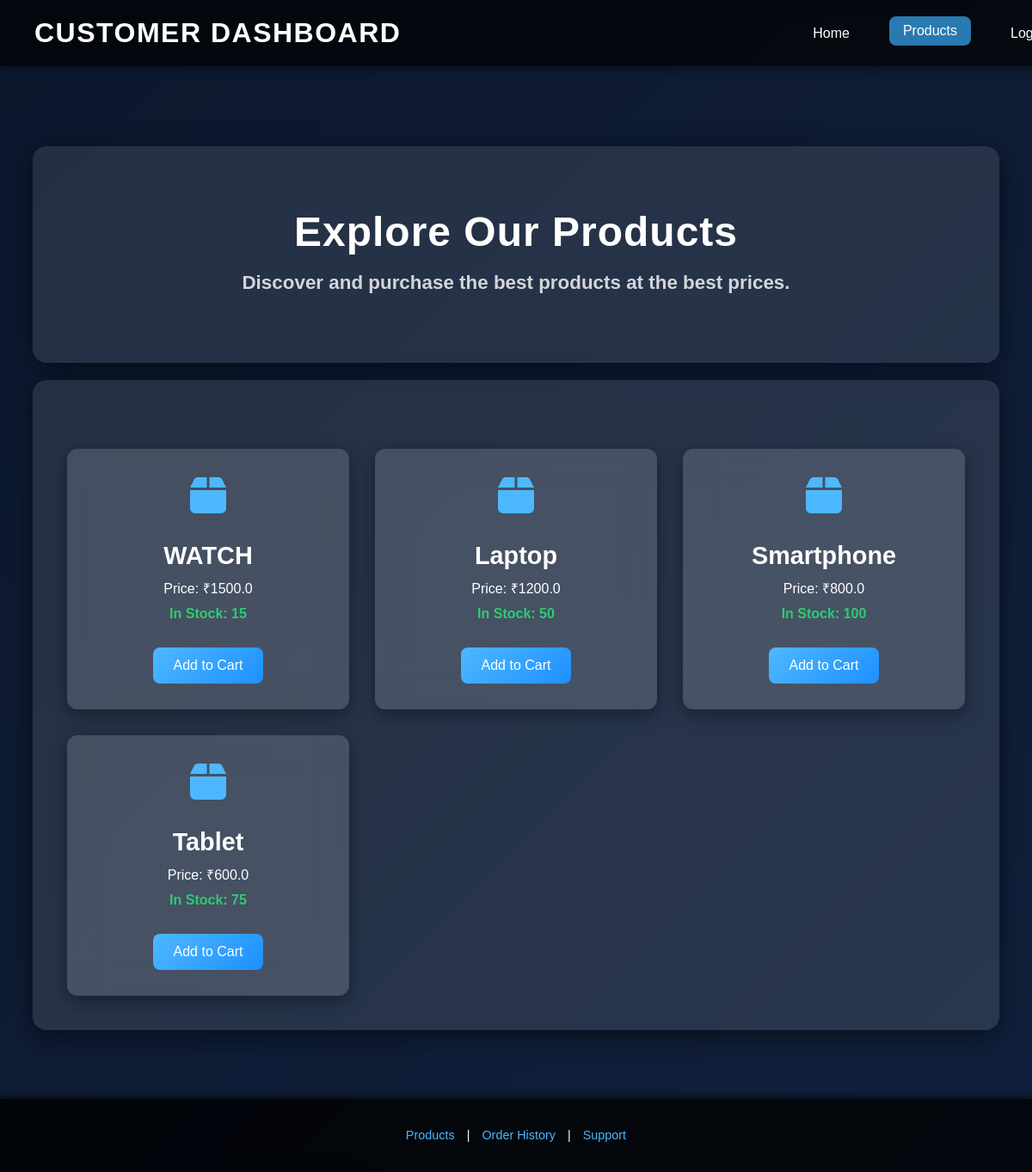
Screenshot of /customer_dashboard with the database file from the repository.
### tables this page shows
CREATE TABLE products (
            id INTEGER PRIMARY KEY AUTOINCREMENT,
            product_name TEXT NOT NULL,
            price REAL NOT NULL,
            stock_available INTEGER NOT NULL,
            required_stock INTEGER NOT NULL,
            sales INTEGER NOT NULL,
            profit REAL NOT NULL,
            loss REAL NOT NULL,
            shipment_date TEXT NOT NULL
        );

### login.py (the view)
@app.route("/customer_dashboard")
def customer_dashboard():
    conn = sqlite3.connect('login_system.db')
    cursor = conn.cursor()
    cursor.execute("SELECT id, product_name, price, stock_available FROM products")
    products = cursor.fetchall()
    conn.close()
    print(products)  # Debugging: Check the output in the terminal
    return render_template("customer_dashboard.html", products=products)

### templates/customer_dashboard.html (shortened to what this page needs)
<!DOCTYPE html>
<html lang="en">
<head>
    <link href="https://cdnjs.cloudflare.com/ajax/libs/font-awesome/6.0.0-beta3/css/all.min.css" rel="stylesheet">
</head>
<body>
    <div class="overlay"></div>
    <div class="header">
        <div class="logo">Customer Dashboard</div>
        <div class="nav-links">
            <a href="{{ url_for('home') }}">Home</a>
            <a href="#" class="active">Products</a>
            <a href="{{ url_for('logout') }}">Logout</a>
        </div>
    </div>
    <div class="main-content">
        <div class="container">
            <h1>Explore Our Products</h1>
            <h2>Discover and purchase the best products at the best prices.</h2>
        </div>
        <div class="container">
            <div class="card-container">
                {% if products %}
                {% for product in products %}
                <div class="card">
                    <i class="fas fa-box"></i>
                    <h3>{{ product[1] }}</h3>
                    <p>Price: ₹{{ product[2] }}</p>
                    {% if product[3] > 0 %}
                    <p class="in-stock">In Stock: {{ product[3] }}</p>
                    <a href="#" class="btn-primary">Add to Cart</a>
                    {% else %}
                    <p class="out-of-stock">Out of Stock</p>
                    {% endif %}
                </div>
                {% endfor %}
                {% else %}
                <p>No products available right now.</p>
                {% endif %}
            </div>
        </div>
    </div>
    <div class="footer">
        <p><a href="#">Products</a> | <a href="#">Order History</a> | <a href="#">Support</a></p>
    </div>
</body>
</html>

### templates/customer_dashboard.html (style rules this page uses)
body { font-family: 'Poppins', sans-serif; margin: 0; padding: 0; display: flex; flex-direction: column; min-height: 100vh; background: linear-gradient(135deg, #1e3c72, #2a5298); color: #ffffff; overflow-x: hidden; }
.overlay { position: fixed; inset: 0; background: rgba(0, 0, 0, 0.6); backdrop-filter: blur(10px); z-index: -1; }
.header { width: 100%; background: rgba(0, 0, 0, 0.7); display: flex; justify-content: space-between; align-items: center; padding: 20px 40px; box-shadow: 0 4px 10px rgba(0, 0, 0, 0.3); position: fixed; top: 0; left: 0; z-index: 10; transition: background 0.3s ease; }
.logo { font-size: 2rem; font-weight: 700; letter-spacing: 1.5px; color: #fff; text-transform: uppercase; }
.nav-links { display: flex; gap: 30px; }
.nav-links a { color: #ffffff; text-decoration: none; font-size: 1rem; padding: 8px 16px; border-radius: 8px; transition: background 0.4s ease, transform 0.3s; }
.nav-links a:hover, .nav-links a.active { background: rgba(52, 152, 219, 0.8); transform: translateY(-3px); }
.main-content { flex: 1; padding: 150px 20px 60px; text-align: center; }
.container { background: rgba(255, 255, 255, 0.1); padding: 40px; border-radius: 16px; box-shadow: 0 8px 32px rgba(0, 0, 0, 0.5); width: 90%; max-width: 1200px; margin: 20px auto; animation: fadeIn 1s ease-in-out; }
h1 { font-size: 3rem; margin-bottom: 15px; letter-spacing: 1px; }
h2 { font-size: 1.4rem; margin-bottom: 40px; opacity: 0.8; }
.card-container { display: grid; grid-template-columns: repeat(auto-fit, minmax(300px, 1fr)); gap: 30px; justify-content: center; margin-top: 40px; }
.card { background: rgba(255, 255, 255, 0.15); padding: 30px; border-radius: 12px; box-shadow: 0 6px 20px rgba(0, 0, 0, 0.4); transition: transform 0.4s ease, box-shadow 0.4s ease; backdrop-filter: blur(20px); overflow: hidden; }
.card i { font-size: 3rem; margin-bottom: 20px; color: #4db8ff; }
.card h3 { font-size: 1.8rem; margin: 10px 0; }
.card p { margin: 10px 0; font-size: 1rem; }
.in-stock { color: #2ecc71; font-weight: bold; }
.btn-primary { display: inline-block; padding: 12px 24px; margin-top: 20px; font-size: 1rem; color: #fff; background: linear-gradient(135deg, #4db8ff, #1e90ff); border: none; border-radius: 8px; text-decoration: none; transition: transform 0.3s ease; }
.footer { background: rgba(0, 0, 0, 0.8); padding: 20px; text-align: center; color: #ffffff; font-size: 0.9rem; box-shadow: 0 -4px 8px rgba(0, 0, 0, 0.5); }
.footer a { color: #4db8ff; text-decoration: none; margin: 0 10px; transition: color 0.3s ease; }

### rows the page displays
products: product_name "WATCH", price "1500.0", stock_available "15"
products: product_name "Laptop", price "1200.0", stock_available "50"
products: product_name "Smartphone", price "800.0", stock_available "100"
products: product_name "Tablet", price "600.0", stock_available "75"
